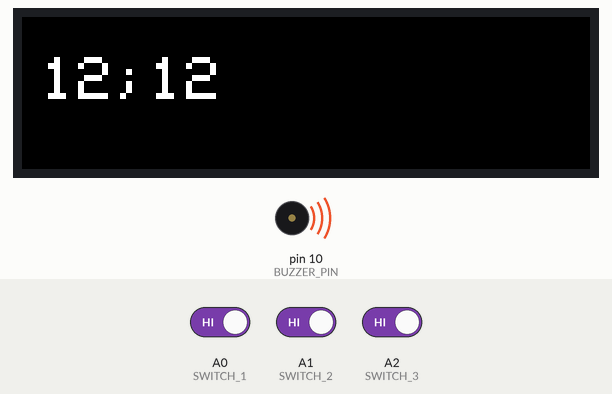
A sketch run on a simulated Arduino Uno, built with avr-gcc and run on an emulated ATmega328P. Shown: 284×76 colour display, buzzer (waves = sounding). The test bench sets the inputs (shaded band); at power-on: A0 (SWITCH_1) HIGH, A1 (SWITCH_2) HIGH, A2 (SWITCH_3) HIGH. What the sketch prints to the serial monitor is not drawn.

Above: at 1.3 s.
1.4 s: A0 (SWITCH_1) driven LOW and A1 (SWITCH_2) driven LOW and A2 (SWITCH_3) driven LOW
At 1.9 s:
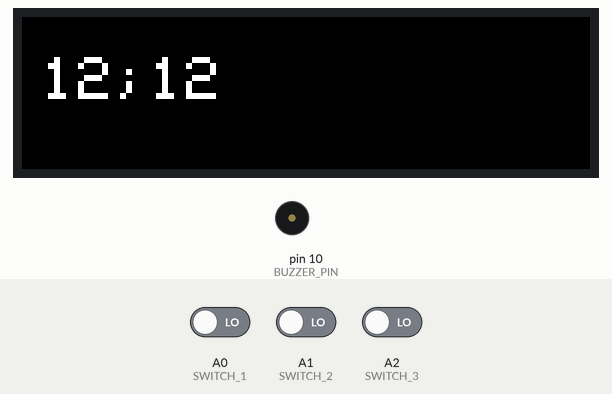
2.9 s: A0 (SWITCH_1) driven HIGH
At 4.1 s:
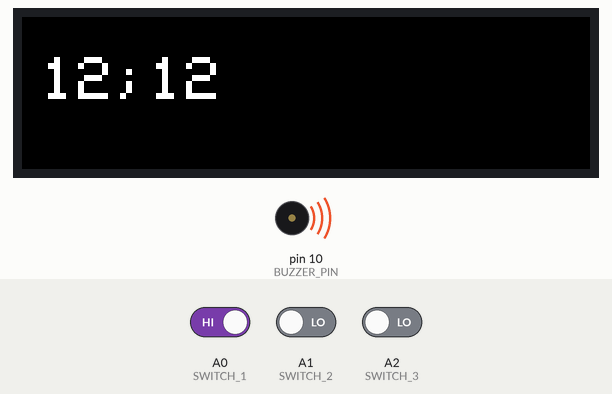
4.4 s: A0 (SWITCH_1) driven LOW
At 5.4 s:
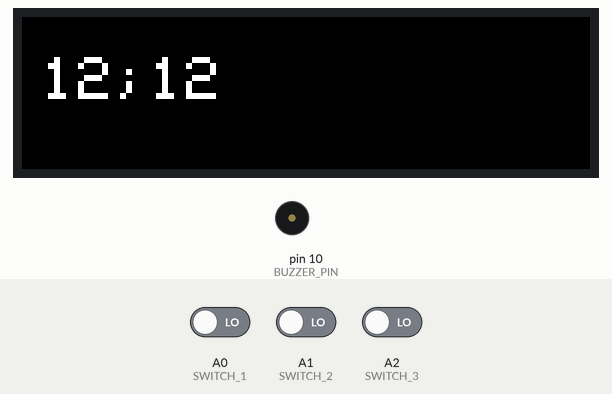
Timing chart, 0 to 7.4 s (numbered marks = the images above; inputs shaded):
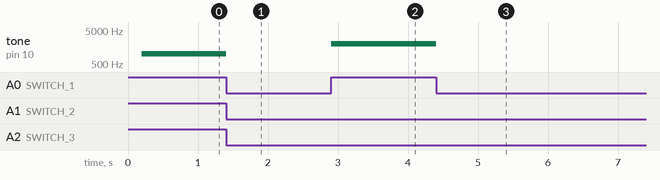

Measured:
- after the input at 1.4 s, tone on pin 10 (BUZZER_PIN): 1000 Hz → silent at once
- after the input at 2.9 s, tone on pin 10 (BUZZER_PIN): silent → 2000 Hz at once
- after the input at 4.4 s, tone on pin 10 (BUZZER_PIN): 2000 Hz → silent at once

The sketch:

punch-alarmclock-firmware.ino
```cpp
#include <Adafruit_GFX.h>
#include <Adafruit_ST7789.h>
#include <SPI.h>

#define TFT_CS 1
#define TFT_RST 2
#define TFT_DC 3
#define TFT_SCLK 4
#define TFT_MOSI 5

#define BUZZER_PIN 10
#define SWITCH_1   A0
#define SWITCH_2   A1
#define SWITCH_3   A2

  Adafruit_ST7789 tft = Adafruit_ST7789(TFT_CS, TFT_DC, TFT_MOSI, TFT_SCLK, TFT_RST);

  unsigned long lastUpdateTime = 0;
  const unsigned long interval = 60000;

  //starting time
  int hours = 12;
  int minutes = 12;

  //alarm time
  int alarm_hours = 10;
  int alarm_minutes = 0;

  bool alarmActive = true;

  void setup() {
  // put your setup code here, to run once:

  Serial.begin(115200);

  tft.init(284, 76); // screen dimensions
  tft.setColRowStart(82, 18); // Offsets to get the screen to line up with the weird size
  tft.setRotation(2); // this makes the screen landscape, could be different, try 0-3
  Serial.println("TFT Initialized!");
  tft.fillScreen(ST77XX_BLACK); // make sure there is nothing in the buffer
  tft.setTextSize(3);
  tft.setTextColor(ST77XX_WHITE);

  displayTime();

  pinMode(BUZZER_PIN, OUTPUT);

  pinMode(SWITCH_1, INPUT_PULLUP);
  pinMode(SWITCH_2, INPUT_PULLUP);
  pinMode(SWITCH_3, INPUT_PULLUP);
}

void loop() {
  // put your main code here, to run repeatedly:
  unsigned long currentTime = millis();

//time
  if(currentTime - lastUpdateTime >= interval) {
    lastUpdateTime = currentTime;

    minutes++;
    if(minutes >= 60) {
      minutes = 0;
      hours++;

      if(hours >= 13) {
        hours = 0;
      }
    }

    displayTime();
  }

  checkAlarm();

}

void displayTime() {
  tft.fillRect(0, 0, 284, 76, ST77XX_BLACK);
  tft.setCursor(10, 20);

  tft.print(hours);
  tft.print(";");

  if(minutes < 10) {
    tft.print("0");
  }
  tft.print(minutes);
}

void checkAlarm() {
  if(alarm_hours == hours && alarm_minutes == minutes) {
    alarmActive = true;
  }

  if (!alarmActive) {
    noTone(BUZZER_PIN);
    return;
  }

  int switchesPressed = 0;
  if (digitalRead(SWITCH_1) == LOW) switchesPressed++;
  if (digitalRead(SWITCH_2) == LOW) switchesPressed++;
  if (digitalRead(SWITCH_3) == LOW) switchesPressed++;

  if (switchesPressed == 0) {
    tone(BUZZER_PIN, 1000);
  }
  else if (switchesPressed == 1) {
    tone(BUZZER_PIN, 1500); // 1 switch
  }
  else if (switchesPressed == 2) {
    tone(BUZZER_PIN, 2000); // 2 switches
  }
  else if (switchesPressed == 3) {
    noTone(BUZZER_PIN);     //3 switches, turns off
  }
}
```
